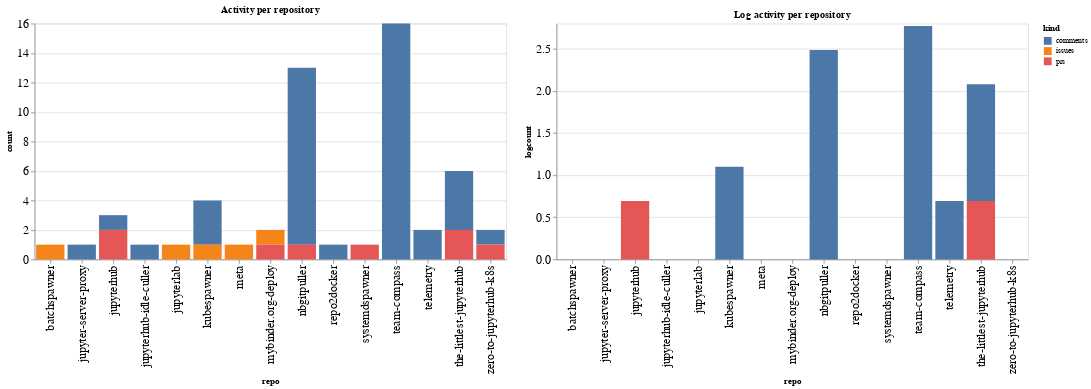

The cell this chart's notebook holds for it:
### Code cell
ch1 = alt.Chart(repo_summaries, width=600, title="Activity per repository").mark_bar().encode(
    x='repo',
    y='count',
    color='kind',
    tooltip="kind"
)

ch2 = alt.Chart(repo_summaries, width=600, title="Log activity per repository").mark_bar().encode(
    x='repo',
    y='logcount',
    color='kind',
    tooltip="kind"
)

ch1 | ch2

### Figure 1 — Vega-Lite specification as saved in the notebook (floating-point values rounded to 4 significant figures)
{"config": {"axisLeft": {"labelFontSize": 15}, "axisBottom": {"labelFontSize": 15}}, "hconcat": [{"mark": "bar", "encoding": {"color": {"type": "nominal", "field": "kind"}, "tooltip": {"type": "nominal", "field": "kind"}, "x": {"type": "nominal", "field": "repo"}, "y": {"type": "quantitative", "field": "count"}}, "title": "Activity per repository", "width": 600}, {"mark": "bar", "encoding": {"color": {"type": "nominal", "field": "kind"}, "tooltip": {"type": "nominal", "field": "kind"}, "x": {"type": "nominal", "field": "repo"}, "y": {"type": "quantitative", "field": "logcount"}}, "title": "Log activity per repository", "width": 600}], "data": {"name": "data-be74f1794b5272a48be9666c01715ec6"}, "$schema": "https://vega.github.io/schema/vega-lite/v4.8.1.json", "datasets": {"data-be74f1794b5272a48be9666c01715ec6": [{"repo": "batchspawner", "kind": "issues", "count": 1, "logcount": 0.0}, {"repo": "jupyter-server-proxy", "kind": "comments", "count": 1, "logcount": 0.0}, {"repo": "jupyterhub", "kind": "comments", "count": 1, "logcount": 0.0}, {"repo": "jupyterhub", "kind": "prs", "count": 2, "logcount": 0.6931}, {"repo": "jupyterhub-idle-culler", "kind": "comments", "count": 1, "logcount": 0.0}, {"repo": "jupyterlab", "kind": "issues", "count": 1, "logcount": 0.0}, {"repo": "kubespawner", "kind": "comments", "count": 3, "logcount": 1.099}, {"repo": "kubespawner", "kind": "issues", "count": 1, "logcount": 0.0}, {"repo": "meta", "kind": "issues", "count": 1, "logcount": 0.0}, {"repo": "mybinder.org-deploy", "kind": "issues", "count": 1, "logcount": 0.0}, {"repo": "mybinder.org-deploy", "kind": "prs", "count": 1, "logcount": 0.0}, {"repo": "nbgitpuller", "kind": "comments", "count": 12, "logcount": 2.485}, {"repo": "nbgitpuller", "kind": "prs", "count": 1, "logcount": 0.0}, {"repo": "repo2docker", "kind": "comments", "count": 1, "logcount": 0.0}, {"repo": "systemdspawner", "kind": "prs", "count": 1, "logcount": 0.0}, {"repo": "team-compass", "kind": "comments", "count": 16, "logcount": 2.773}, {"repo": "telemetry", "kind": "comments", "count": 2, "logcount": 0.6931}, {"repo": "the-littlest-jupyterhub", "kind": "comments", "count": 4, "logcount": 1.386}, {"repo": "the-littlest-jupyterhub", "kind": "prs", "count": 2, "logcount": 0.6931}, {"repo": "zero-to-jupyterhub-k8s", "kind": "comments", "count": 1, "logcount": 0.0}, {"repo": "zero-to-jupyterhub-k8s", "kind": "prs", "count": 1, "logcount": 0.0}]}}
